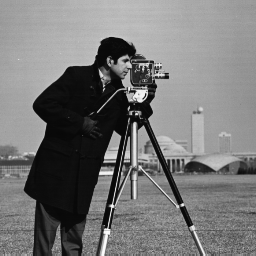
#> input picture week# 4/Images/Fig0222(b)(cameraman).tif, 256 x 256 px, found by its file name
$ jupyter execute 'Week 4 Code.ipynb'   (older library calls are emulated)
#> lines starting #> are read from the running program, lines starting #| are printed output that depends on the picture
[cell 1]
import numpy as np
import matplotlib.pyplot as plt
import cv2

[cell 2]
img = cv2.imread('./Fig0222(b)(cameraman).tif',0)
#> img is the input picture: shape (256, 256); min 7, max 253, mean 118.7
hst,f,c=plt.hist(img.flatten(), bins=255)
#> hst = 255 values, max 1685 at index 7, min 0 at index 28, mean 257; f = 256 values from 7 to 253; c = 255 items
plt.subplot(221),plt.imshow(img,'gray');
plt.subplot(222),plt.plot(hst);
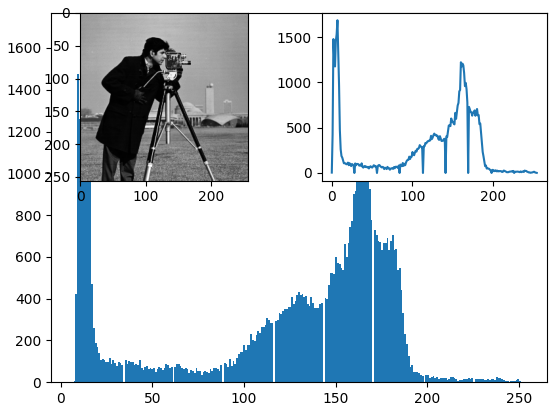
#> figure drawn by matplotlib, 3 panels; panel 1: tallest bar 1685 high, from x = 13.75 to 14.72; panel 3: curve peaks at x = 7, y = 1685

### Equation for Image contrast streching using historgram

[cell 3]
im = cv2.imread('./Fig0222(b)(cameraman).tif',0)
#create output image
im_out = np.zeros((im.shape[0],im.shape[1],3), dtype=np.uint8)
#compute upper and lower bounds according to formula
a, b = 0, 255
c, d = im.min(), im.max()
#> c = 7; d = 253
#get image shape height, width and num. of channels and apply formula
im_out = np.zeros((im.shape[0],im.shape[1]), dtype=np.uint8)
h, w = im.shape
#> h = 256; w = 256
im_out[0:h, 0:w] = (im[0:h, 0:w] - c)*((b - a)/(d-c)) + a
plt.hist(im); plt.show()
plt.hist(im_out); plt.show()

[cell 4]
plt.imshow(im, 'gray'); plt.show()
plt.imshow(im_out,'gray'); plt.show()

### Histogram equalization

[cell 5]
# example 1 pollen image
img = cv2.imread('./Fig0320(2)(2nd_from_top).tif',0)
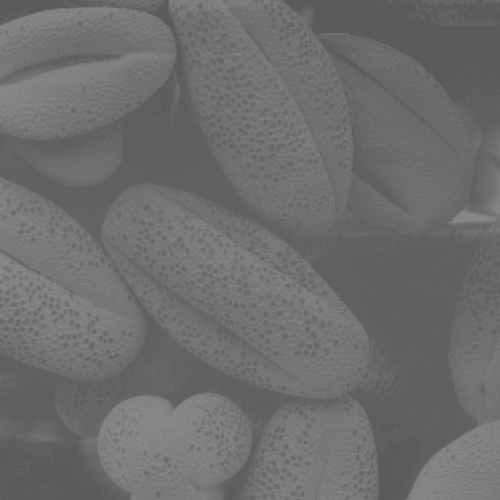
#> input picture week# 4/Images/Fig0320(2)(2nd_from_top).tif, 500 x 500 px, found by its file name
#> img is the input picture: shape (500, 500); min 91, max 138, mean 109.1
hist1 = cv2.calcHist([img],[0],None,[256],[0,256])
#> hist1 = 256 values, max 19078 at index 96, min 0 at index 0, mean 976.6
plt.subplot(221),plt.imshow(img,'gray');
plt.subplot(222),plt.plot(hist1);
#> figure, not shown here; panel 2: curve peaks at x = 96, y = 19078

[cell 6]
# example 1 with equalized histogram
img = cv2.imread('./Fig0320(2)(2nd_from_top).tif',0)
hist1 = cv2.calcHist([img], [0],None,[256],[0,256])
img2 = cv2.equalizeHist(img)
hist2 = cv2.calcHist(img2,[0],None,[256],[0,256])
#> hist2 = 256 values, max 195 at index 0, min 0 at index 1, mean 1.95
plt.subplot(221),plt.imshow(img,'gray');
plt.subplot(222),plt.plot(hist1);
plt.subplot(223),plt.imshow(img2,'gray');
plt.subplot(224),plt.plot(hist2);
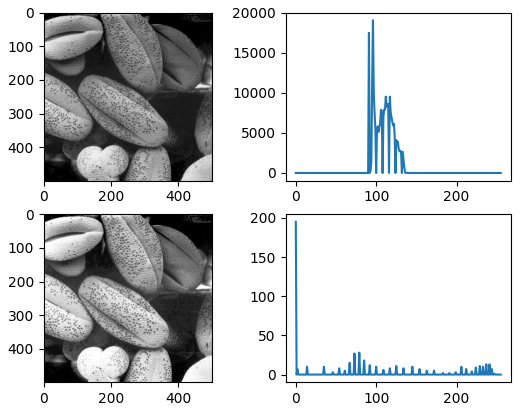
#> figure drawn by matplotlib, 4 panels; panel 2: curve peaks at x = 96, y = 19078; panel 4: curve peaks at x = 0, y = 195

[cell 7]
#example 2 with for histogram equalization
img = cv2.imread('./Fig0222(b)(cameraman).tif',0)
hist1 = cv2.calcHist([img],[0],None,[256],[0,256])
#> hist1 = 256 values, max 1685 at index 14, min 0 at index 0, mean 256
plt.subplot(221),plt.imshow(img,'gray');
plt.subplot(222),plt.plot(hist1);
#> figure, not shown here; panel 2: curve peaks at x = 14, y = 1685

[cell 8]
# eqaulized histogram of above image in example 2
img = cv2.imread('./Fig0222(b)(cameraman).tif',0)
hist1 = cv2.calcHist([img], [0],None,[256],[0,256])
img2 = cv2.equalizeHist(img)
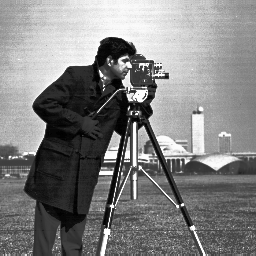
#> img2: shape (256, 256); min 0, max 255, mean 128.8
hist2 = cv2.calcHist(img2,[0],None,[256],[0,256])
#> hist2 = 256 values, max 16 at index 236, min 0 at index 0, mean 1
plt.subplot(221),plt.imshow(img,'gray');
plt.subplot(222),plt.plot(hist1);
plt.subplot(223),plt.imshow(img2,'gray');
plt.subplot(224),plt.plot(hist2);
#> figure, not shown here; panel 2: curve peaks at x = 14, y = 1685; panel 4: curve peaks at x = 236, y = 16

[cell 9]
#example 3 of histogram equalization
img = cv2.imread('./moon.tif',0)
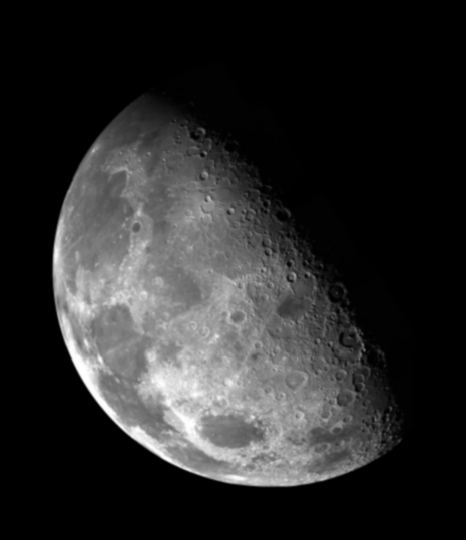
#> input picture week# 4/Images/moon.tif, 466 x 540 px, found by its file name
#> img is the input picture: shape (540, 466); min 0, max 254, mean 42.7
hist1 = cv2.calcHist([img], [0],None,[256],[0,256])
#> hist1 = 256 values, max 142493 at index 0, min 0 at index 255, mean 983
img2 = cv2.equalizeHist(img)
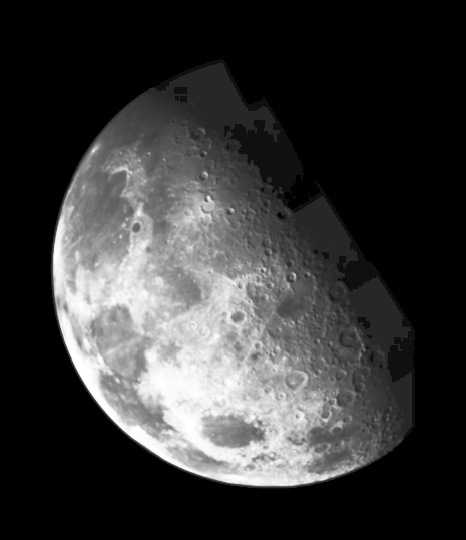
#> img2: shape (540, 466); min 0, max 255, mean 56.2
hist2 = cv2.calcHist(img2,[0],None,[256],[0,256])
#> hist2 = 256 values, max 466 at index 0, min 0 at index 1, mean 1.82
plt.subplot(221),plt.imshow(img,'gray');
plt.subplot(222),plt.plot(hist1);
plt.subplot(223),plt.imshow(img2,'gray'); #remove the word gray from imshow function
plt.subplot(224),plt.plot(hist2);
#> figure, not shown here; panel 2: curve peaks at x = 0, y = 142493; panel 4: curve peaks at x = 0, y = 466

### To see the visualization of difference before and after histogram equalization
    1.Due to very small distribution of intensities the above moon images are not much clearer. To see the effect uncomment the commented code.

[cell 10]
moon = cv2.imread('./moon.tif',0)
plt.hist(moon.flatten()); plt.show()

### Histogram matching/Specification:
    - For histogram matching there should be a reference image.
    - First plot histogram for both images
    - If the histogram of original image matches with reference image we consider that region as match.

[cell 11]
from skimage import exposure
from skimage.exposure import match_histograms

# reading main image
img1 = cv2.imread('./Fig0222(b)(cameraman).tif')
#reading reference image
img2 = cv2.imread("./moon.tif")

image = img1
reference = img2

matched = match_histograms(image, reference ,
                           multichannel=False)
fig, (ax1, ax2, ax3) = plt.subplots(nrows=1, ncols=3,
                                    figsize=(8, 3),
                                    sharex=True, sharey=True)
for aa in (ax1, ax2, ax3):
    aa.set_axis_off()

ax1.imshow(image)
ax1.set_title('Source')
ax2.imshow(reference)
ax2.set_title('Reference')
ax3.imshow(matched)
ax3.set_title('Matched')

plt.tight_layout()
plt.show()

fig, axes = plt.subplots(nrows=3, ncols=3, figsize=(8, 8))

for i, img in enumerate((image, reference, matched)):
    for c, c_color in enumerate(('red', 'green', 'blue')):
        img_hist, bins = exposure.histogram(img[..., c],
                                            source_range='dtype')
        axes[c, i].plot(bins, img_hist / img_hist.max())
        img_cdf, bins = exposure.cumulative_distribution(img[..., c])
        axes[c, i].plot(bins, img_cdf)
        axes[c, 0].set_ylabel(c_color)
#> this loop made 3 passes

axes[0, 0].set_title('Source')
axes[0, 1].set_title('Reference')
axes[0, 2].set_title('Matched')

plt.tight_layout()
plt.show()
#> figure, not shown here; panel 1: curve peaks at x = 14, y = 1; panel 1: curve peaks at x = 253, y = 1; panel 2: curve peaks at x = 0, y = 1; panel 2: curve peaks at x = 254, y = 1

### Local Histogram Equalization

[cell 12]
#example for local histogram equalization
from skimage import data
from skimage.util.dtype import dtype_range
from skimage.util import img_as_ubyte
from skimage import exposure
from skimage.morphology import disk
from skimage.morphology import ball
from skimage.filters import rank
from skimage.io import imread


plt.rcParams['font.size'] = 9


def plot_img_and_hist(image, axes, bins=256):
    """Plot an image along with its histogram and cumulative histogram.

    """
    ax_img, ax_hist = axes
    ax_cdf = ax_hist.twinx()

    # Display image
    ax_img.imshow(image, cmap=plt.cm.gray)
    ax_img.set_axis_off()

    # Display histogram
    ax_hist.hist(image.ravel(), bins=bins)
    ax_hist.ticklabel_format(axis='y', style='scientific', scilimits=(0, 0))
    ax_hist.set_xlabel('Pixel intensity')

    xmin, xmax = dtype_range[image.dtype.type]
    ax_hist.set_xlim(xmin, xmax)

    # Display cumulative distribution
    img_cdf, bins = exposure.cumulative_distribution(image, bins)
    ax_cdf.plot(bins, img_cdf, 'r')

    return ax_img, ax_hist, ax_cdf


# Load an example image
# img = img_as_ubyte(data.moon())
img = imread('./Fig0326(a)(embedded_square_noisy_512).tif')
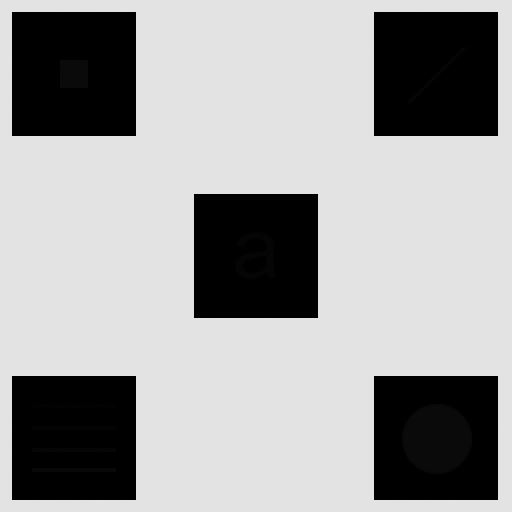
#> input picture week# 4/Images/Fig0326(a)(embedded_square_noisy_512).tif, 512 x 512 px, found by its file name
#> img is the input picture: shape (512, 512); min 0, max 228, mean 160.7

# Global equalize
img_rescale = exposure.equalize_hist(img)

# Equalization
footprint = disk(30)
img_eq = rank.equalize(img, footprint=footprint)


# Display results
fig = plt.figure(figsize=(8, 5))
axes = np.zeros((2, 3), dtype=object)
axes[0, 0] = plt.subplot(2, 3, 1)
axes[0, 1] = plt.subplot(2, 3, 2, sharex=axes[0, 0], sharey=axes[0, 0])
axes[0, 2] = plt.subplot(2, 3, 3, sharex=axes[0, 0], sharey=axes[0, 0])
axes[1, 0] = plt.subplot(2, 3, 4)
axes[1, 1] = plt.subplot(2, 3, 5)
axes[1, 2] = plt.subplot(2, 3, 6)

ax_img, ax_hist, ax_cdf = plot_img_and_hist(img, axes[:, 0])
#> in plot_img_and_hist, `img_cdf, bins = exposure.cumulative_distribution(image, bins)`: img_cdf = 229 values from 0.257 to 1; bins = 229 values from 0 to 228
ax_img.set_title('Low contrast image')
ax_hist.set_ylabel('Number of pixels')

ax_img, ax_hist, ax_cdf = plot_img_and_hist(img_rescale, axes[:, 1])
ax_img.set_title('Global equalise')

ax_img, ax_hist, ax_cdf = plot_img_and_hist(img_eq, axes[:, 2])
ax_img.set_title('Local equalize')
ax_cdf.set_ylabel('Fraction of total intensity')


# prevent overlap of y-axis labels
fig.tight_layout()
#> figure, not shown here; panel 4: tallest bar 175784 high, from x = 226.2 to 227.1; panel 5: tallest bar 175784 high, from x = 0.98 to 0.983; panel 6: tallest bar 39305 high, from x = 247.1 to 248.1; panel 7: curve peaks at x = 228, y = 1

[cell 13]
def plot_img_and_hist(image, axes, bins=256):
    """Plot an image along with its histogram and cumulative histogram.

    """
    ax_img, ax_hist = axes
    ax_cdf = ax_hist.twinx()

    # Display image
    ax_img.imshow(image, cmap=plt.cm.gray)
    ax_img.set_axis_off()

    # Display histogram
    ax_hist.hist(image.ravel(), bins=bins)
    ax_hist.ticklabel_format(axis='y', style='scientific', scilimits=(0, 0))
    ax_hist.set_xlabel('Pixel intensity')

    xmin, xmax = dtype_range[image.dtype.type]
    ax_hist.set_xlim(xmin, xmax)

    # Display cumulative distribution
    img_cdf, bins = exposure.cumulative_distribution(image, bins)
    ax_cdf.plot(bins, img_cdf, 'r')

    return ax_img, ax_hist, ax_cdf


# Load an example image
# img = img_as_ubyte(data.moon())
img = imread('./Fig0320(2)(2nd_from_top).tif')

# Global equalize
img_rescale = exposure.equalize_hist(img)
#> img_rescale: shape (500, 500) float64

# Equalization
footprint = disk(30)
img_eq = rank.equalize(img, footprint=footprint)
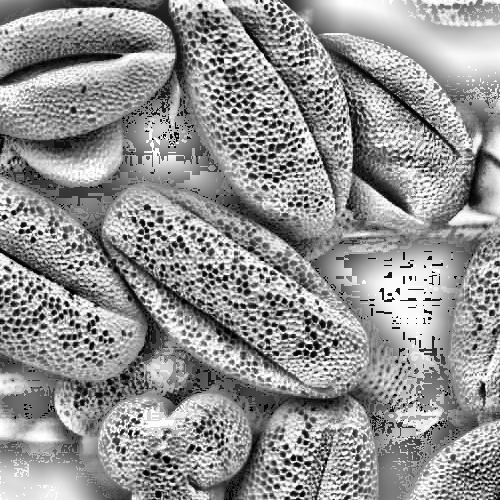
#> img_eq: shape (500, 500); min 0, max 255, mean 147


# Display results
fig = plt.figure(figsize=(8, 5))
axes = np.zeros((2, 3), dtype=object)
axes[0, 0] = plt.subplot(2, 3, 1)
axes[0, 1] = plt.subplot(2, 3, 2, sharex=axes[0, 0], sharey=axes[0, 0])
axes[0, 2] = plt.subplot(2, 3, 3, sharex=axes[0, 0], sharey=axes[0, 0])
axes[1, 0] = plt.subplot(2, 3, 4)
axes[1, 1] = plt.subplot(2, 3, 5)
axes[1, 2] = plt.subplot(2, 3, 6)

ax_img, ax_hist, ax_cdf = plot_img_and_hist(img, axes[:, 0])
#> in plot_img_and_hist, `img_cdf, bins = exposure.cumulative_distribution(image, bins)`: img_cdf = 48 values from 0.07 to 1; bins = 48 values from 91 to 138
ax_img.set_title('Low contrast image')
ax_hist.set_ylabel('Number of pixels')

ax_img, ax_hist, ax_cdf = plot_img_and_hist(img_rescale, axes[:, 1])
ax_img.set_title('Global equalise')

ax_img, ax_hist, ax_cdf = plot_img_and_hist(img_eq, axes[:, 2])
ax_img.set_title('Local equalize')
ax_cdf.set_ylabel('Fraction of total intensity')


# prevent overlap of y-axis labels
fig.tight_layout()
#> figure, not shown here; panel 4: tallest bar 19078 high, from x = 95.96 to 96.14; panel 5: tallest bar 19078 high, from x = 0.197 to 0.201; panel 6: tallest bar 1544 high, from x = 133.5 to 134.5; panel 7: curve peaks at x = 138, y = 1

[cell 14]
def plot_img_and_hist(image, axes, bins=256):
    """Plot an image along with its histogram and cumulative histogram.

    """
    ax_img, ax_hist = axes
    ax_cdf = ax_hist.twinx()

    # Display image
    ax_img.imshow(image, cmap=plt.cm.gray)
    ax_img.set_axis_off()

    # Display histogram
    ax_hist.hist(image.ravel(), bins=bins)
    ax_hist.ticklabel_format(axis='y', style='scientific', scilimits=(0, 0))
    ax_hist.set_xlabel('Pixel intensity')

    xmin, xmax = dtype_range[image.dtype.type]
    ax_hist.set_xlim(xmin, xmax)

    # Display cumulative distribution
    img_cdf, bins = exposure.cumulative_distribution(image, bins)
    ax_cdf.plot(bins, img_cdf, 'r')

    return ax_img, ax_hist, ax_cdf


# Load an example image
# img = img_as_ubyte(data.moon())
img = imread('./Fig0222(b)(cameraman).tif')

# Global equalize
img_rescale = exposure.equalize_hist(img)
#> img_rescale: shape (256, 256) float64

# Equalization
footprint = disk(30)
img_eq = rank.equalize(img, footprint=footprint)
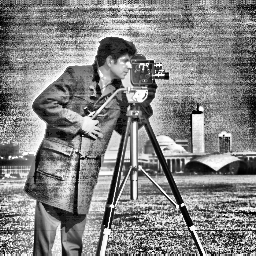
#> img_eq: shape (256, 256); min 0, max 255, mean 131.7


# Display results
fig = plt.figure(figsize=(8, 5))
axes = np.zeros((2, 3), dtype=object)
axes[0, 0] = plt.subplot(2, 3, 1)
axes[0, 1] = plt.subplot(2, 3, 2, sharex=axes[0, 0], sharey=axes[0, 0])
axes[0, 2] = plt.subplot(2, 3, 3, sharex=axes[0, 0], sharey=axes[0, 0])
axes[1, 0] = plt.subplot(2, 3, 4)
axes[1, 1] = plt.subplot(2, 3, 5)
axes[1, 2] = plt.subplot(2, 3, 6)

ax_img, ax_hist, ax_cdf = plot_img_and_hist(img, axes[:, 0])
#> in plot_img_and_hist, `img_cdf, bins = exposure.cumulative_distribution(image, bins)`: img_cdf = 247 values from 6.1e-05 to 1; bins = 247 values from 7 to 253
ax_img.set_title('Low contrast image')
ax_hist.set_ylabel('Number of pixels')

ax_img, ax_hist, ax_cdf = plot_img_and_hist(img_rescale, axes[:, 1])
ax_img.set_title('Global equalise')

ax_img, ax_hist, ax_cdf = plot_img_and_hist(img_eq, axes[:, 2])
ax_img.set_title('Local equalize')
ax_cdf.set_ylabel('Fraction of total intensity')


# prevent overlap of y-axis labels
fig.tight_layout()
#> figure, not shown here; panel 4: tallest bar 1685 high, from x = 13.73 to 14.69; panel 5: tallest bar 1685 high, from x = 0.137 to 0.141; panel 6: tallest bar 406 high, from x = 119.5 to 120.5; panel 7: curve peaks at x = 253, y = 1

### Local Enhancement Using statistical aproach

[cell 15]
img = cv2.imread('./Fig0326(a)(embedded_square_noisy_512).tif',0)
img2 = np.pad(img,(2,2), 'constant')
#> img2: shape (516, 516)
mean = img.mean()
#> mean = 160.7
std = img.std()
#> std = 103
result = np.zeros((img2.shape[0], img2.shape[1]))
k0,k1,k2,k3 = 0,0.1,0,0.1
c=22.8
for i in range(img.shape[0]):
    for j in range(img.shape[1]):
        m = np.mean(img2[i:i+3,j:j+3])
        s = np.std(img2[i:i+3, j:j+3])
        if (m>k0*mean and m<k1*mean) and (s>=k2*std and s<=k3*std):
            result[i,j] = img2[i,j]*c
        else:
            result[i,j] = img2[i,j]
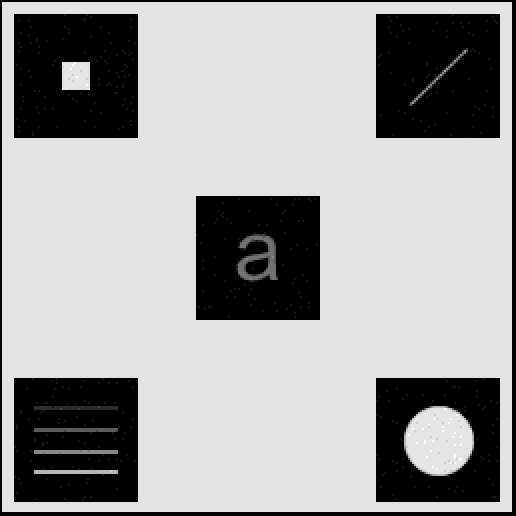
#> result: shape (516, 516) float64; min 0, max 250.8, mean 161.3
plt.subplot(221),plt.imshow(img,'gray');
plt.subplot(222),plt.imshow(result,'gray');
